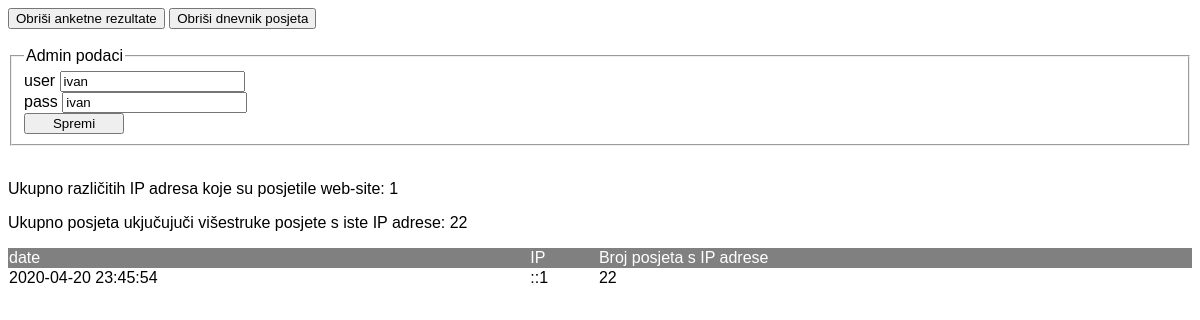
The page /admin/admin_hit_counter.php (signed in) on the database as committed earlier.
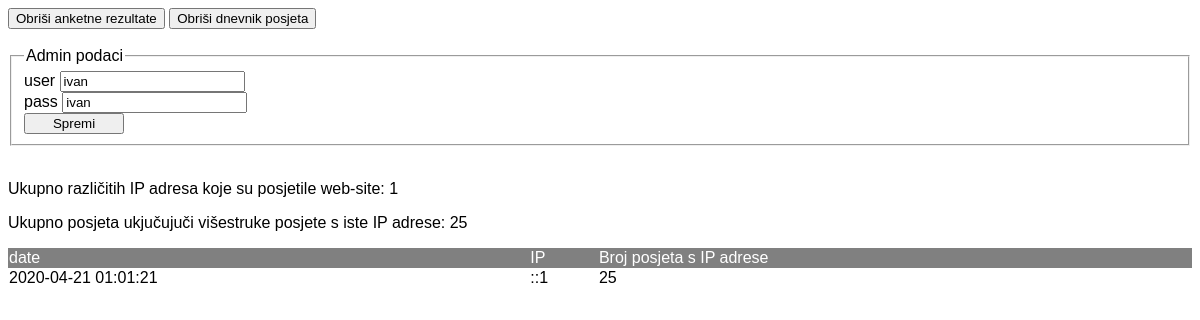
The same page on the database as committed later.
### tables this page shows
CREATE TABLE IF NOT EXISTS `users` (
  `user_id` int(11) NOT NULL AUTO_INCREMENT,
  `username` varchar(256) NOT NULL,
  `password` varchar(256) NOT NULL,
  PRIMARY KEY (`user_id`)
);

CREATE TABLE IF NOT EXISTS `hit_count` (
  `ip` char(15) NOT NULL,
  `date` datetime NOT NULL,
  `total` int(11) NOT NULL,
  PRIMARY KEY (`ip`)
);

### classes.php (called while the page is built, shortened)
<?php
if(!class_exists("connect"))
{
	class connect
	{
		public $dbhost = 'localhost';
		public $dbuser = 'root';
		public $dbpass = '';
		public $dbname = '';
		function __construct()
		{
			if(!isset($_SESSION['lang']) || $_SESSION['lang'] == "cro")
			{
				$this->dbname = "personal-web-ig_hr";
			}
			$this->mysqli = new mysqli($this->dbhost, $this->dbuser, $this->dbpass, $this->dbname);
		}
	}
}
?>

### admin/admin_hit_counter.php (the view, shortened to what this page needs)
<!DOCTYPE html PUBLIC "-//W3C//DTD XHTML 1.0 Transitional//EN" "http://www.w3.org/TR/xhtml1/DTD/xhtml1-transitional.dtd">
<html xmlns="http://www.w3.org/1999/xhtml">
<head>
	<link rel="stylesheet" type="text/css" href="admin.css"></script>
</head>
<body>
<?php
		include("../classes.php");
		$conn = new connect();
		$hitResult = $conn->mysqli->query("select ip, date, total from hit_count order by date");
		echo "<form method='POST' id='formHitCounter'> <input type='hidden' name='inpAction' id='inpAction'>";
		echo '<button type="submit" name="deletePoll">Obriši anketne rezultate</button>&nbsp;';
		echo '<button type="submit" name="deleteHits">Obriši dnevnik posjeta</button><br/><br/>';
		$usersResult = $conn->mysqli->query("select username, password from users");
		$row = $usersResult->fetch_array();
		echo '<fieldset><legend>Admin podaci</legend>';
		echo "user <input type='text' name='inpAdminUser' value='".$row["username"]."'></input><br/>";
		echo "pass <input type='text' name='inpAdminPass' value='".$row["password"]."'></input><br/>";
		echo '<button type="submit" name="saveAdmin">Spremi</button>';
		echo '</fieldset><br/>';
		$hitCountResult = $conn->mysqli->query("select count(ip) as total_per_ip, sum(total) as all_requests_from_all_IPs from hit_count");
		$row = $hitCountResult->fetch_array();
		echo '<p><label>Ukupno različitih IP adresa koje su posjetile web-site: '.$row["total_per_ip"].'</label></p>';
		echo '<p><label>Ukupno posjeta ukjučujuči višestruke posjete s iste IP adrese: '.$row["all_requests_from_all_IPs"].'</label></p>';
		echo "<table width='100%' cellpading='0' cellspacing='0' class='adminTable'>";
		echo '<tr><td>date</td><td>IP</td><td>Broj posjeta s IP adrese</td></tr>';
		while($row = $hitResult->fetch_array())
		{
			echo '<tr><td>'.$row["date"].'</td><td>'.$row["ip"].'</td><td>'.$row["total"].'</td></tr>';
		}
		echo "</table></form>";
?>
</body>
</html>

### admin/admin.css (style rules this page uses)
table.adminTable>tbody>tr:first-child>td { background-color:grey; color:white; font:16px Arial; }
body { font:16px Arial; }
button { min-width:100px; }

Rows that differ between the two databases and show on the page:
changed hit_count "::1": date "2020-04-20 23:45:54" → "2020-04-21 01:01:21"; total "22" → "25"
Other text that changed with them:
$row["all_requests_from_all_IPs"]: "22" → "25"
